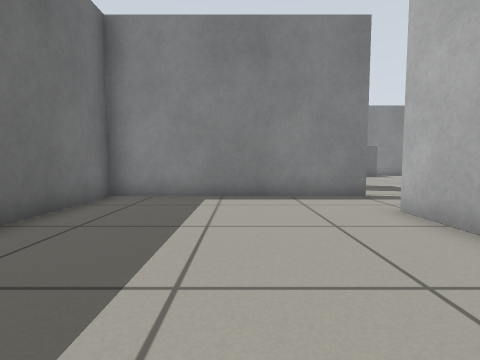
View 1 (above)

17 first-person views from a walk through a robot-simulator world made for Gazebo. The camera is 0.5 m above the floor, tilts 4° down and sees 85° across. The floor is counted in squares, 0.5 m on a side. Each view is taken from the middle of a square. On the plan, view 1 faces up. The plan holds only what a view shows up to about 11 squares ahead; the rest is blank. The robots in the file are not drawn.

View 2
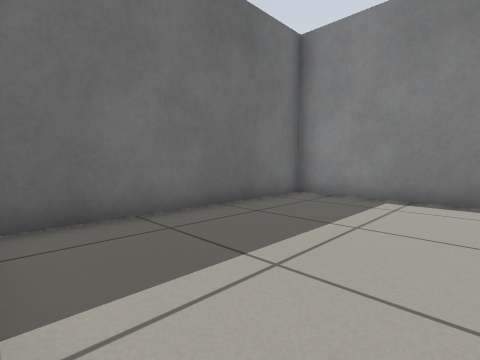

View 3
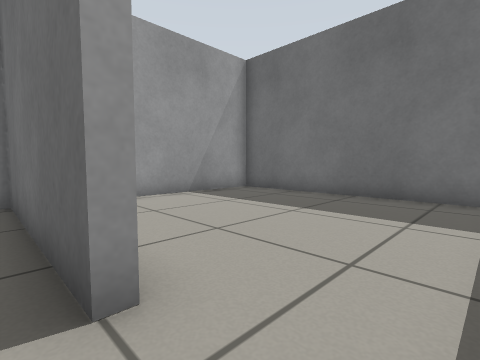

View 4
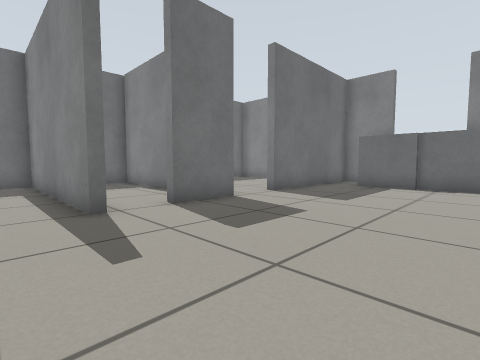

View 5
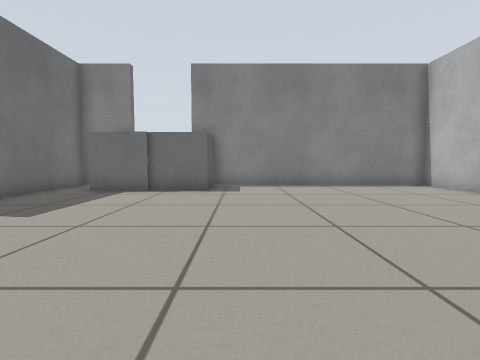

View 6
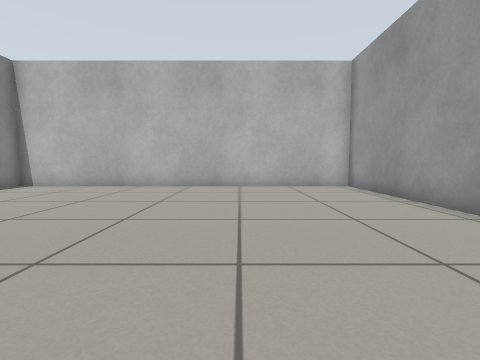

View 7
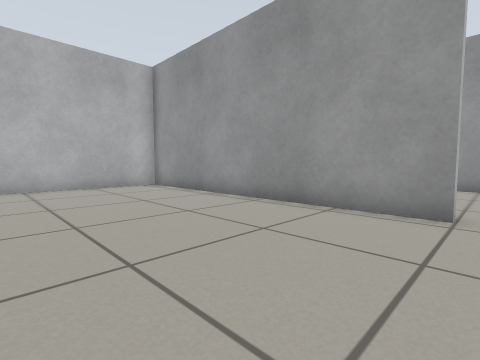

View 8
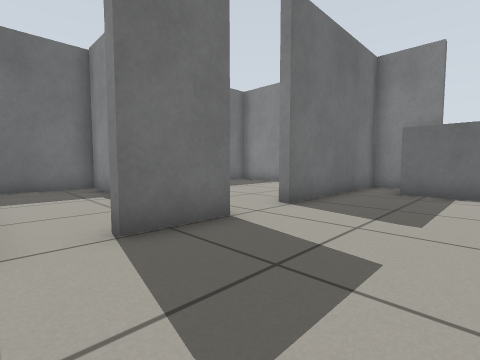

View 9
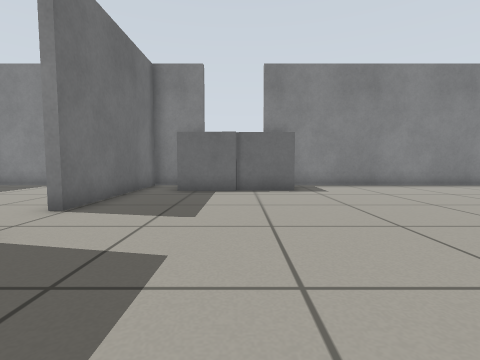

View 10
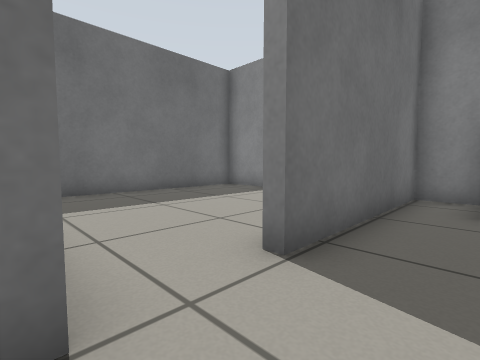

View 11
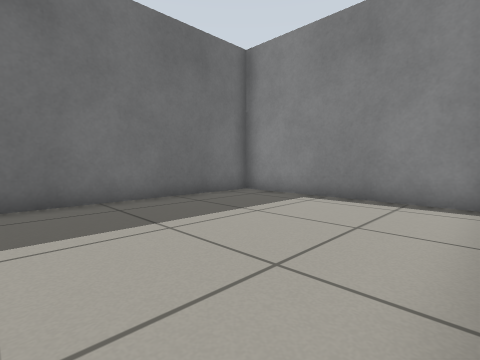

View 12
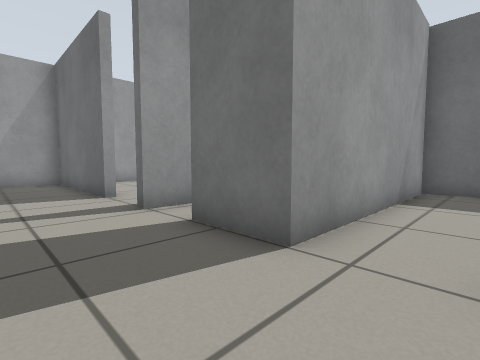

View 13
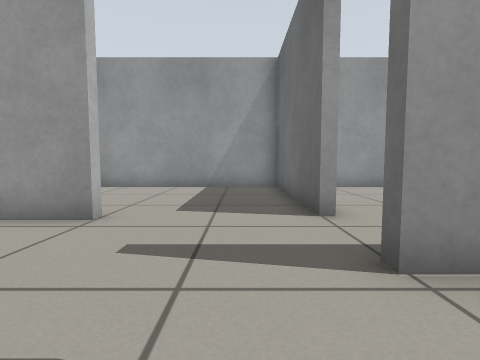

View 14
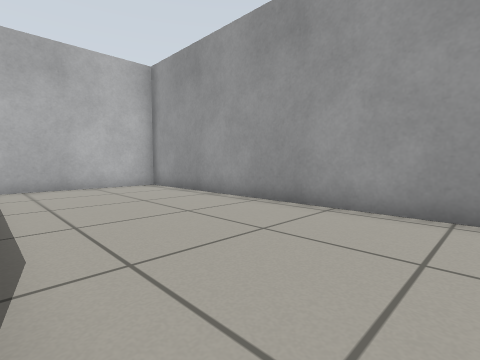

View 15
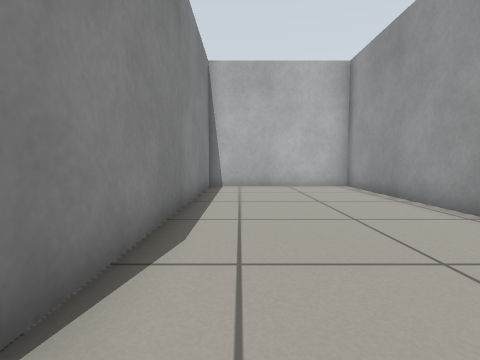

View 16
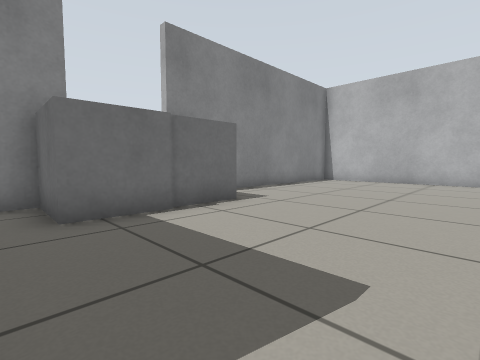

View 17
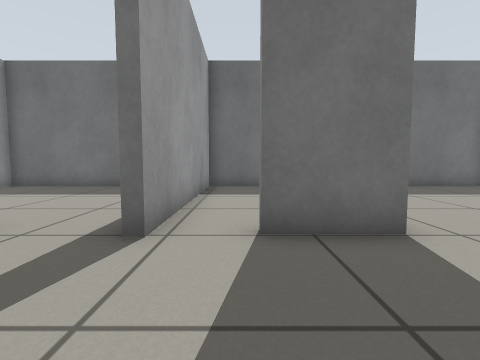

### Floor plan
Ten units are one square. View 1 is at (0, 0); x grows to the right and y downward. Boxes are objects, and circles mark ways between rooms. Rooms are numbered by the first view taken in them; rooms with no view inside come last. Other rooms are left out.
<svg viewBox="-42 -200 224 209">
<path fill="none" stroke="#000" d="M33 -35 33 -53 35 -53M36 -74 -37 -74 -37 4 12 4M25 -113 35 -113 35 -93M75 -56 177 -56 177 -190 84 -190M55 -190 35 -190 35 -133 30 -133M2 -110 -37 -110 -37 -77 36 -77M35 -53 35 4 177 4 177 -53 82 -53M28 -190 -37 -190 -37 -113 25 -113"/>
<rect x="45" y="-195" width="30" height="30" fill="#bbb"><title>grey box</title></rect>
<rect x="75" y="-195" width="20" height="30" fill="#bbb"><title>grey box</title></rect>
<circle cx="30" cy="-60" r="3" fill="#2a7"/>
<circle cx="55" cy="-50" r="3" fill="#2a7"/>
<circle cx="30" cy="-125" r="3" fill="#2a7"/>
<text x="0" y="-30">1</text>
<text x="90" y="-120">2</text>
<text x="100" y="-20">3</text>
<text x="-10" y="-150">4</text>
</svg>
Room 1 opens to room 2. Room 2 opens to room 3. Room 2 opens to room 4.

Where each view was taken, in squares from view 1:
view 1: 0 up, 0 right, facing up
view 2: 0 up, 1 right, facing up-left
view 3: 7 up, 4 right, facing down-left
view 4: 6 up, 9 right, facing up-left
view 5: 8 up, 10 right, facing up
view 6: 10 up, 7 right, facing right
view 7: 11 up, 7 right, facing down-right
view 8: 8 up, 7 right, facing up-left
view 9: 8 up, 7 right, facing up
view 10: 11 up, 5 right, facing up-left
view 11: 12 up, 3 right, facing up-left
view 12: 13 up, 6 right, facing down-left
view 13: 10 up, 5 right, facing down
view 14: 5 up, 7 right, facing down-right
view 15: 4 up, 7 right, facing right
view 16: 12 up, 4 right, facing up-right
view 17: 9 up, 7 right, facing left
